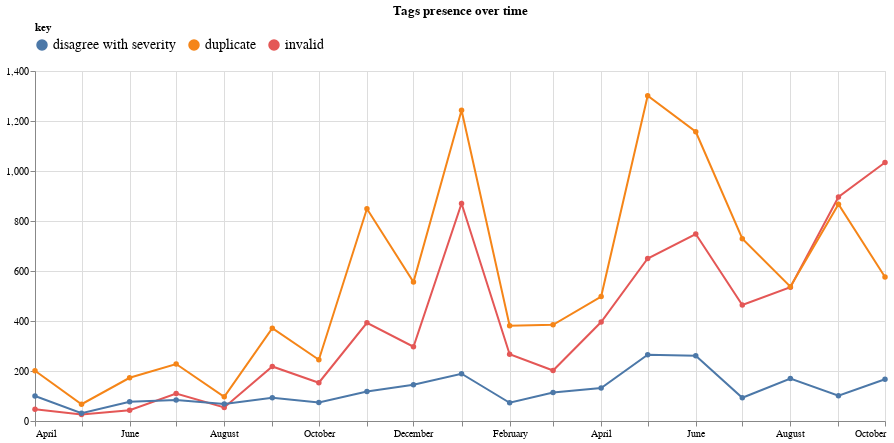

The cell this chart's notebook holds for it:
### Code cell
alt.Chart(df4, width=850, height=350, title="Tags presence over time").transform_fold(
    ["invalid", "disagree with severity", "duplicate"]
).mark_line(
    point=True
).encode(
    x=alt.X('date:T', title=""),
    y=alt.Y('value:Q', title=""),
    color=alt.Color('key:N', legend=alt.Legend(orient="top", labelFontSize=14, labelLimit=250)),
    tooltip=['date:T', 'value:Q']
)

### Figure 1 — Vega-Lite specification as saved in the notebook (floating-point values rounded to 4 significant figures)
{"config": {"view": {"continuousWidth": 400, "continuousHeight": 300}}, "data": {"name": "data-af84669f224230bb1fd3487945af1662"}, "mark": {"type": "line", "point": true}, "encoding": {"color": {"field": "key", "legend": {"labelFontSize": 14, "labelLimit": 250, "orient": "top"}, "type": "nominal"}, "tooltip": [{"field": "date", "type": "temporal"}, {"field": "value", "type": "quantitative"}], "x": {"field": "date", "title": "", "type": "temporal"}, "y": {"field": "value", "title": "", "type": "quantitative"}}, "height": 350, "title": "Tags presence over time", "transform": [{"fold": ["invalid", "disagree with severity", "duplicate"]}], "width": 850, "$schema": "https://vega.github.io/schema/vega-lite/v4.17.0.json", "datasets": {"data-af84669f224230bb1fd3487945af1662": [{"date": "2021-04-01T00:00:00", "invalid": 47, "disagree with severity": 100, "duplicate": 201}, {"date": "2021-05-01T00:00:00", "invalid": 26, "disagree with severity": 31, "duplicate": 67}, {"date": "2021-06-01T00:00:00", "invalid": 43, "disagree with severity": 77, "duplicate": 173}, {"date": "2021-07-01T00:00:00", "invalid": 110, "disagree with severity": 84, "duplicate": 228}, {"date": "2021-08-01T00:00:00", "invalid": 54, "disagree with severity": 68, "duplicate": 97}, {"date": "2021-09-01T00:00:00", "invalid": 218, "disagree with severity": 93, "duplicate": 371}, {"date": "2021-10-01T00:00:00", "invalid": 153, "disagree with severity": 74, "duplicate": 245}, {"date": "2021-11-01T00:00:00", "invalid": 393, "disagree with severity": 118, "duplicate": 849}, {"date": "2021-12-01T00:00:00", "invalid": 297, "disagree with severity": 145, "duplicate": 556}, {"date": "2022-01-01T00:00:00", "invalid": 870, "disagree with severity": 189, "duplicate": 1243}, {"date": "2022-02-01T00:00:00", "invalid": 267, "disagree with severity": 73, "duplicate": 381}, {"date": "2022-03-01T00:00:00", "invalid": 202, "disagree with severity": 114, "duplicate": 385}, {"date": "2022-04-01T00:00:00", "invalid": 396, "disagree with severity": 132, "duplicate": 498}, {"date": "2022-05-01T00:00:00", "invalid": 650, "disagree with severity": 265, "duplicate": 1301}, {"date": "2022-06-01T00:00:00", "invalid": 748, "disagree with severity": 261, "duplicate": 1157}, {"date": "2022-07-01T00:00:00", "invalid": 464, "disagree with severity": 93, "duplicate": 729}, {"date": "2022-08-01T00:00:00", "invalid": 535, "disagree with severity": 170, "duplicate": 537}, {"date": "2022-09-01T00:00:00", "invalid": 896, "disagree with severity": 101, "duplicate": 867}, {"date": "2022-10-01T00:00:00", "invalid": 1034, "disagree with severity": 167, "duplicate": 576}]}}
